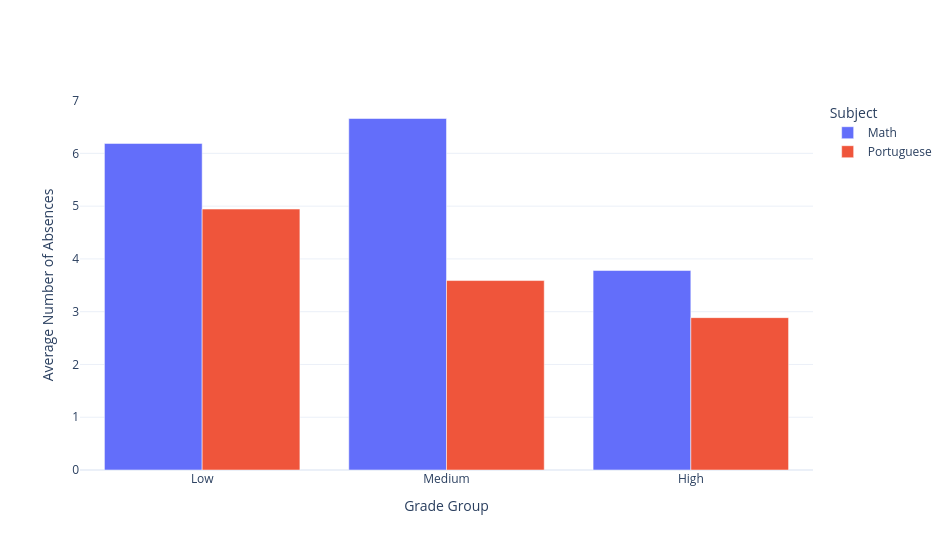

The notebook cell this image was saved under:
### Code cell
import pandas as pd
import plotly.graph_objects as go

# Load Dataset 3
df3_mat = pd.read_csv("../../data/student-mat.csv", sep=None, engine="python")
df3_por = pd.read_csv("../../data/student-por.csv", sep=None, engine="python")

# Combine Math and Portuguese
df3_mat["Subject"] = "Math"
df3_por["Subject"] = "Portuguese"
df3 = pd.concat([df3_mat, df3_por], ignore_index=True)

# Create balanced Grade Group
def add_grade_group(df, grade_col):
    df = df.copy()
    df["Grade Group"] = pd.qcut(
        df[grade_col].rank(method="first"),
        q=3,
        labels=["Low", "Medium", "High"]
    )
    return df

df3 = add_grade_group(df3, "G3")

grade_order = ["Low", "Medium", "High"]

# Average absences by grade group and subject
s3 = (
    df3.groupby(["Grade Group", "Subject"], observed=False)["absences"]
    .mean()
    .reset_index()
)

# Figure
fig = go.Figure()

for subject in ["Math", "Portuguese"]:
    temp = (
        s3[s3["Subject"] == subject]
        .set_index("Grade Group")
        .reindex(grade_order)
    )

    fig.add_trace(
        go.Bar(
            x=grade_order,
            y=temp["absences"],
            name=subject
        )
    )

fig.update_layout(
    barmode="group",
    height=550,
    width=950,
    template="plotly_white",
    legend_title_text="Subject",
    xaxis_title="Grade Group",
    yaxis_title="Average Number of Absences"
)

fig.show(config={"displayModeBar": False})

### Figure 1 — Plotly figure (JSON) as saved in the notebook; plotly's stock layout.template omitted (floating-point values rounded to 4 significant figures)
{"data": [{"name": "Math", "type": "bar", "x": ["Low", "Medium", "High"], "y": [6.188, 6.661, 3.78]}, {"name": "Portuguese", "type": "bar", "x": ["Low", "Medium", "High"], "y": [4.944, 3.59, 2.887]}], "layout": {"barmode": "group", "height": 550, "legend": {"title": {"text": "Subject"}}, "width": 950, "xaxis": {"title": {"text": "Grade Group"}}, "yaxis": {"title": {"text": "Average Number of Absences"}}}}
